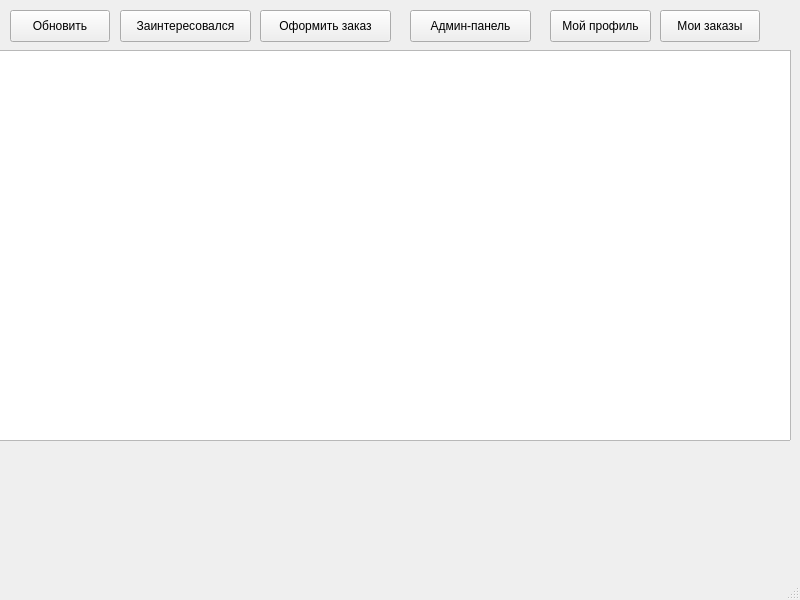
<?xml version="1.0" encoding="UTF-8"?>
<ui version="4.0">
 <class>MainWindow</class>
 <widget class="QMainWindow" name="MainWindow">
  <property name="geometry">
   <rect>
    <x>0</x>
    <y>0</y>
    <width>800</width>
    <height>600</height>
   </rect>
  </property>
  <property name="windowTitle">
   <string>MainWindow</string>
  </property>
  <widget class="QWidget" name="centralwidget">
   <widget class="QTableView" name="packagesTableView">
    <property name="geometry">
     <rect>
      <x>-10</x>
      <y>50</y>
      <width>801</width>
      <height>391</height>
     </rect>
    </property>
   </widget>
   <widget class="QPushButton" name="refreshButton">
    <property name="geometry">
     <rect>
      <x>10</x>
      <y>10</y>
      <width>100</width>
      <height>32</height>
     </rect>
    </property>
    <property name="text">
     <string>Обновить</string>
    </property>
   </widget>
   <widget class="QPushButton" name="interestButton">
    <property name="geometry">
     <rect>
      <x>120</x>
      <y>10</y>
      <width>131</width>
      <height>32</height>
     </rect>
    </property>
    <property name="text">
     <string>Заинтересовался</string>
    </property>
   </widget>
   <widget class="QPushButton" name="orderButton">
    <property name="geometry">
     <rect>
      <x>260</x>
      <y>10</y>
      <width>131</width>
      <height>32</height>
     </rect>
    </property>
    <property name="text">
     <string>Оформить заказ</string>
    </property>
   </widget>
   <widget class="QPushButton" name="myOrdersButton">
    <property name="geometry">
     <rect>
      <x>660</x>
      <y>10</y>
      <width>100</width>
      <height>32</height>
     </rect>
    </property>
    <property name="text">
     <string>Мои заказы</string>
    </property>
   </widget>
   <widget class="QPushButton" name="profileButton">
    <property name="geometry">
     <rect>
      <x>550</x>
      <y>10</y>
      <width>101</width>
      <height>32</height>
     </rect>
    </property>
    <property name="text">
     <string>Мой профиль</string>
    </property>
   </widget>
   <widget class="QPushButton" name="adminButton">
    <property name="geometry">
     <rect>
      <x>410</x>
      <y>10</y>
      <width>121</width>
      <height>32</height>
     </rect>
    </property>
    <property name="text">
     <string>Админ-панель</string>
    </property>
   </widget>
  </widget>
  <widget class="QMenuBar" name="menubar">
   <property name="geometry">
    <rect>
     <x>0</x>
     <y>0</y>
     <width>800</width>
     <height>37</height>
    </rect>
   </property>
  </widget>
  <widget class="QStatusBar" name="statusbar"/>
 </widget>
 <resources/>
 <connections/>
</ui>
